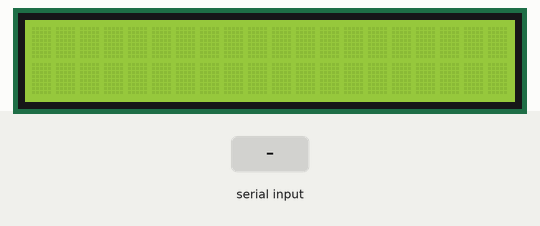
This sketch was run on a simulated Arduino Uno, built with avr-gcc and run on an emulated ATmega328P. On the bench: 20×2 character LCD. The inputs (shaded band) are chosen by the test bench.

Above: at 1.2 s.
1.3 s: "1" received over Serial
At 1.8 s:
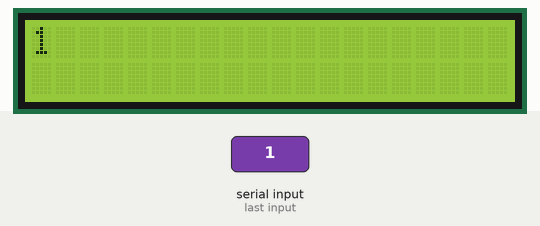
2.9 s: "0" received over Serial
At 5.5 s:
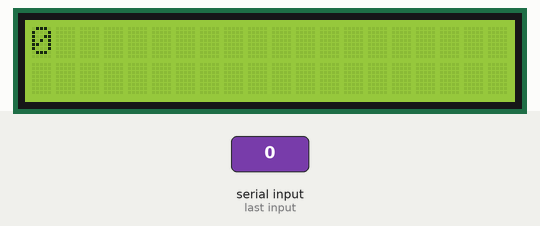
Timing chart, 0 to 7.0 s (numbered marks = the images above; inputs shaded):
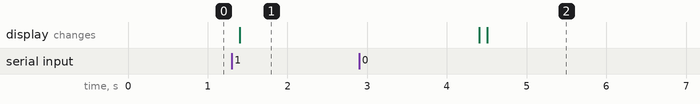

The sketch:

ReadTag.ino
```cpp
//ReadTag.ino
// Connect RFID pin to pin 8
#include <LiquidCrystal.h>

#include <SoftwareSerial.h>

char input[12];
int count = 0;

SoftwareSerial rfid(8,9);
LiquidCrystal lcd(12, 11, 5, 4, 3, 2);
void setup()
{
  // Enable serial debug
  Serial.begin(9600);
  rfid.begin(9600);
  lcd.begin(20, 2);
}
void loop()
{
  if(rfid.available())// check serial data ( RFID reader)
  {
        lcd.clear();
    count = 0; // Reset the counter to zero
    /* Keep reading Byte by Byte from the Buffer till the RFID Reader Buffer is	empty
     		   or till 12 Bytes (the ID size of our Tag) is read */
      while(rfid.available() && count < 12)
    {
      input[count] = rfid.read(); // Read 1 Byte of data and store it in the input[] variable
      count++; // increment counter
      delay(5);
    }
    //Serial.println("I received: ");
    for(int i=0;i<10;i++)
      Serial.print(input[i]);
    //Serial.println();
  }
  if(Serial.available())// check serial data ( RFID reader)
  {
    delay(100);  //wait some time for the data to fully be read
    lcd.clear();
    while (Serial.available() > 0) {
      char c = Serial.read();
      lcd.write(c);
    }
    delay(3000);
  }
  lcd.clear();
}
```

Measured:
- after the input at 1.3 s, the display: changes after 0.10 s (image 1)
- after the input at 2.9 s, the display: first differs from a run without the input after 1.6 s (image 2)
